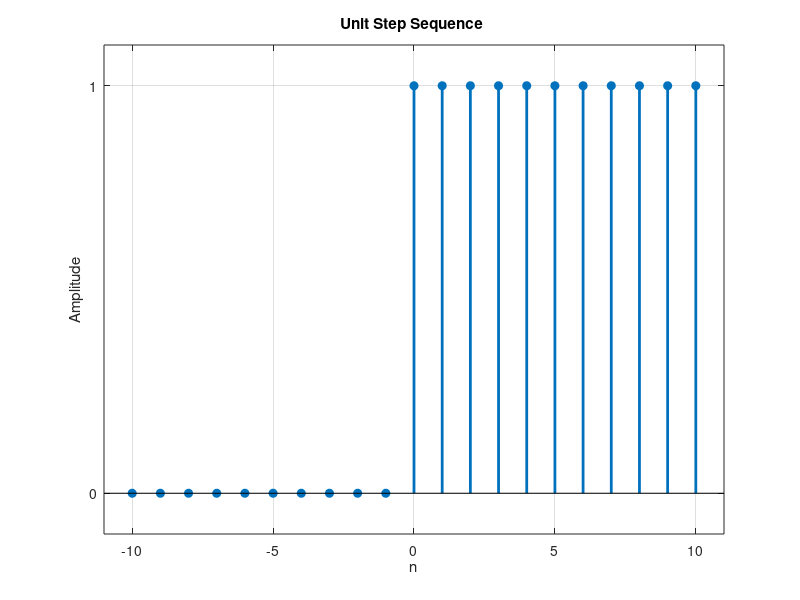

Here is the MATLAB script that generated this plot:
% Define the range of n
n = -10:10;

% Generate the unit step sequence
% (n >= 0) returns a logical array of 1s and 0s
u = (n >= 0);

% Plotting the sequence
stem(n, u,'filled','Linewidth',2 );
title('Unit Step Sequence ');
xlabel('n');
ylabel('Amplitude');
grid on;
axis([-11 11 -0.1 1.1]); % Adjust axes for better visibility
yticks([0 1]);
